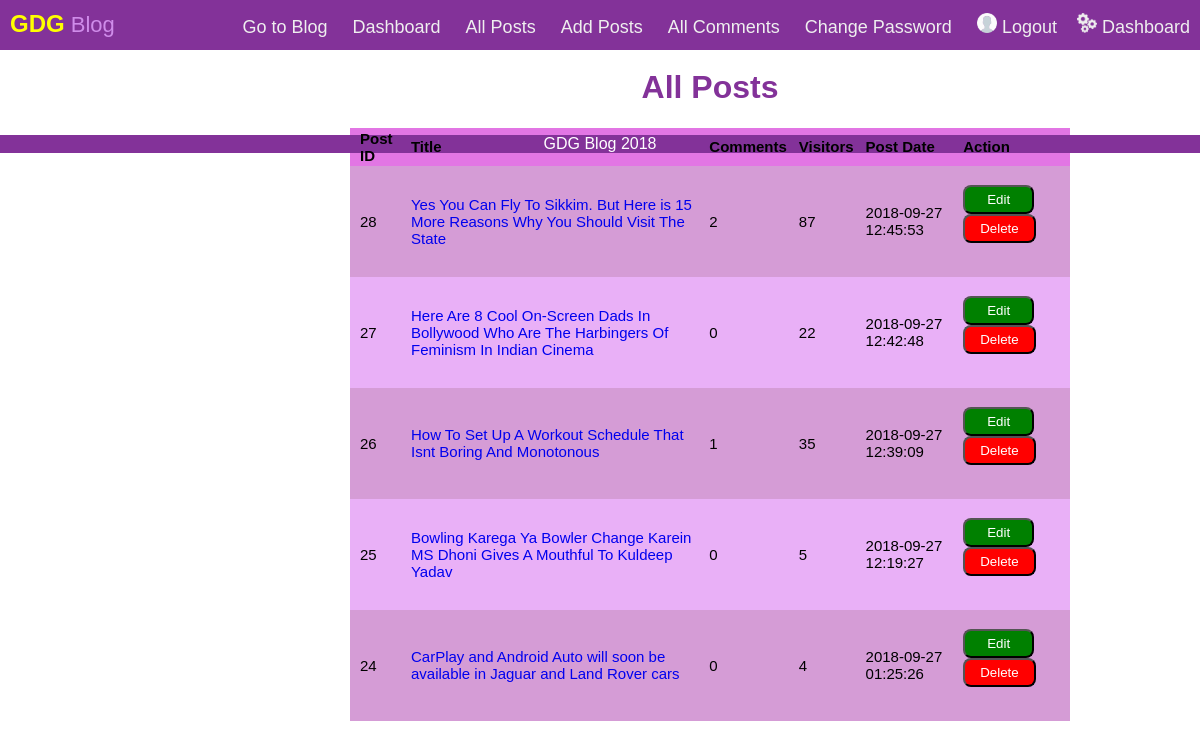
/admin/all-posts.php (signed in), run on the app's committed database.
### tables this page shows
CREATE TABLE `posts` (
  `Post_ID` int(11) NOT NULL,
  `title` varchar(100) NOT NULL,
  `description` text NOT NULL,
  `featured` varchar(200) NOT NULL,
  `category` varchar(30) NOT NULL,
  `author` varchar(50) NOT NULL,
  `date` datetime NOT NULL,
  `status` varchar(10) NOT NULL,
  `visitors` int(5) NOT NULL,
  `scheduledate` date NOT NULL
);

### admin/all-posts.php (the view, shortened to what this page needs)
<html>
<head>
	<link rel="stylesheet" type="text/css" href="../style.css">
</head>
<body>
	 <div class="nav">
  <div class="nav-header">
    <div class="nav-title">
      <font color="yellow" size="5"><b>GDG</b></font> <font color="#cf8cea">Blog</font>
    </div>
  </div>
  <div class="nav-links" >
<a class="active" href="../index.php">Go to Blog</a>
  <a href="index.php">Dashboard</a>
  <a href="all-posts.php">All Posts</a>
  <a href="add-post.php">Add Posts</a>
  <a href="all-comments.php">All Comments</a>
  <a href="changepass.php">Change Password</a>
    <?php  if(!isset($_SESSION['ID']))
      {
        echo "<a href='login.php'>&nbsp;<img src='../images/user.png' width='20px'>&nbsp;Login/Register</a>";
      }
        else {
        echo "<a href='logout.php'><img src='../images/user.png' width='20px'>&nbsp;Logout</a><a href='index.php'><img src='../images/settings-gears.png' width='20px'>&nbsp;Dashboard</a>";
      }
        ?>
  </div>
<div class="artic" >
		<div class="individual">
			<?php
			include('config.php');
$uid=$_SESSION['ID'];
$result = mysqli_query($db,"SELECT * FROM posts where author='".$uid."' order by date desc;");
echo "<h1 align='center'>All Posts</h1>";
echo "<table style='overflow-x:auto;'>
<tr>
<th>Post ID</th>
<th>Title</th>
<th>Comments</th>
<th>Visitors</th>
<th>Post Date</th>
<th>Action</th>
</tr>";
while($row = mysqli_fetch_array($result))
{
	$query="SELECT * from comments where Post_ID=".$row['Post_ID'].";";
	$res = mysqli_query($db,$query);
	$rowcount=mysqli_num_rows($res);
echo "<tr>";
echo "<td>" . $row['Post_ID'] . "</td>";
echo "<td>" ."<a href='../view-post.php?pid=". $row['Post_ID']."'>". $row['title'] . "</a></td>";
echo "<td>".$rowcount."</td>";
echo "<td>".$row['visitors']."</td>";
echo "<td>" . $row['date'] . "</td>";
echo "<td>" . "&nbsp;&nbsp;<a href='edit-post.php?pid=". $row['Post_ID']."'><form action='delete-post.php' method='POST'><input type='text' name='pid' value='".$row['Post_ID']."' style='display:none;'></input><input type='button' name='edit' class='greenkaro' value='Edit'></a>&nbsp;&nbsp;<input type='submit' name='delete' class='redkaro' value='Delete'></form> &nbsp;". "</td>";
echo "</tr>";
}
echo "</table>";
?>
		</div>
	</div>
<footer class="fut" align="center"><p>GDG Blog 2018</p></footer>
</body>
</html>

### style.css (style rules this page uses)
.nav-links a { padding-bottom: 35px; }
h1 { color: #833299; font-family: 'Quicksand', sans-serif; }
* { box-sizing: border-box; }
body { margin: 0px; font-family: 'Quicksand', sans-serif; }
.nav { height: 50px; width: 100%; background-color: #833299; position: relative; }
.nav > .nav-header { display: inline; }
.nav > .nav-header > .nav-title { display: inline-block; font-size: 22px; color: #fff; padding: 10px 10px 10px 10px; }
.nav > .nav-links { display: inline; float: right; font-size: 18px; }
.nav > .nav-links > a { display: inline-block; padding: 13px 10px 13px 10px; text-decoration: none; color: #efefef; }
.fut { width: 100%; background-color: #833299; bottom: 0; color: white; margin-bottom: 1px; }

### admin/all-posts.php (style rules this page uses)
.artic { width: 60%; height: 100%; margin-top: 10px; margin-left: 350px; }
h1 { color: #833299; font-family: Arial; }
table { border-collapse: collapse; width: 100%; font-family: Arial; font-size: 15; }
th { background-color: #e276e4; }
a { text-decoration: none; }
.greenkaro { padding: 5px 22px 5px 22px; border-radius: 8px; background-color: green; color: white; }
.redkaro { padding: 5px 15px 5px 15px; border-radius: 8px; background-color: red; color: white; }
th, td { text-align: left; padding: 2px; padding-left: 10px; }
tr:nth-child(even) { background-color: #d59cd6 }
tr:nth-child(odd) { background-color: #e9b0f7 }

### data on the page
posts: Post_ID "28", title "Yes You Can Fly To Sikkim. But Here is 15 More Reasons Why You Should Visit The State", rowcount "2", visitors "87", date "2018-09-27 12:45:53"
posts: Post_ID "27", title "Here Are 8 Cool On-Screen Dads In Bollywood Who Are The Harbingers Of Feminism In Indian Cinema", rowcount "0", visitors "22", date "2018-09-27 12:42:48"
posts: Post_ID "26", title "How To Set Up A Workout Schedule That Isnt Boring And Monotonous", rowcount "1", visitors "35", date "2018-09-27 12:39:09"
posts: Post_ID "25", title "Bowling Karega Ya Bowler Change Karein MS Dhoni Gives A Mouthful To Kuldeep Yadav", rowcount "0", visitors "5", date "2018-09-27 12:19:27"
posts: Post_ID "24", title "CarPlay and Android Auto will soon be available in Jaguar and Land Rover cars", rowcount "0", visitors "4", date "2018-09-27 01:25:26"
